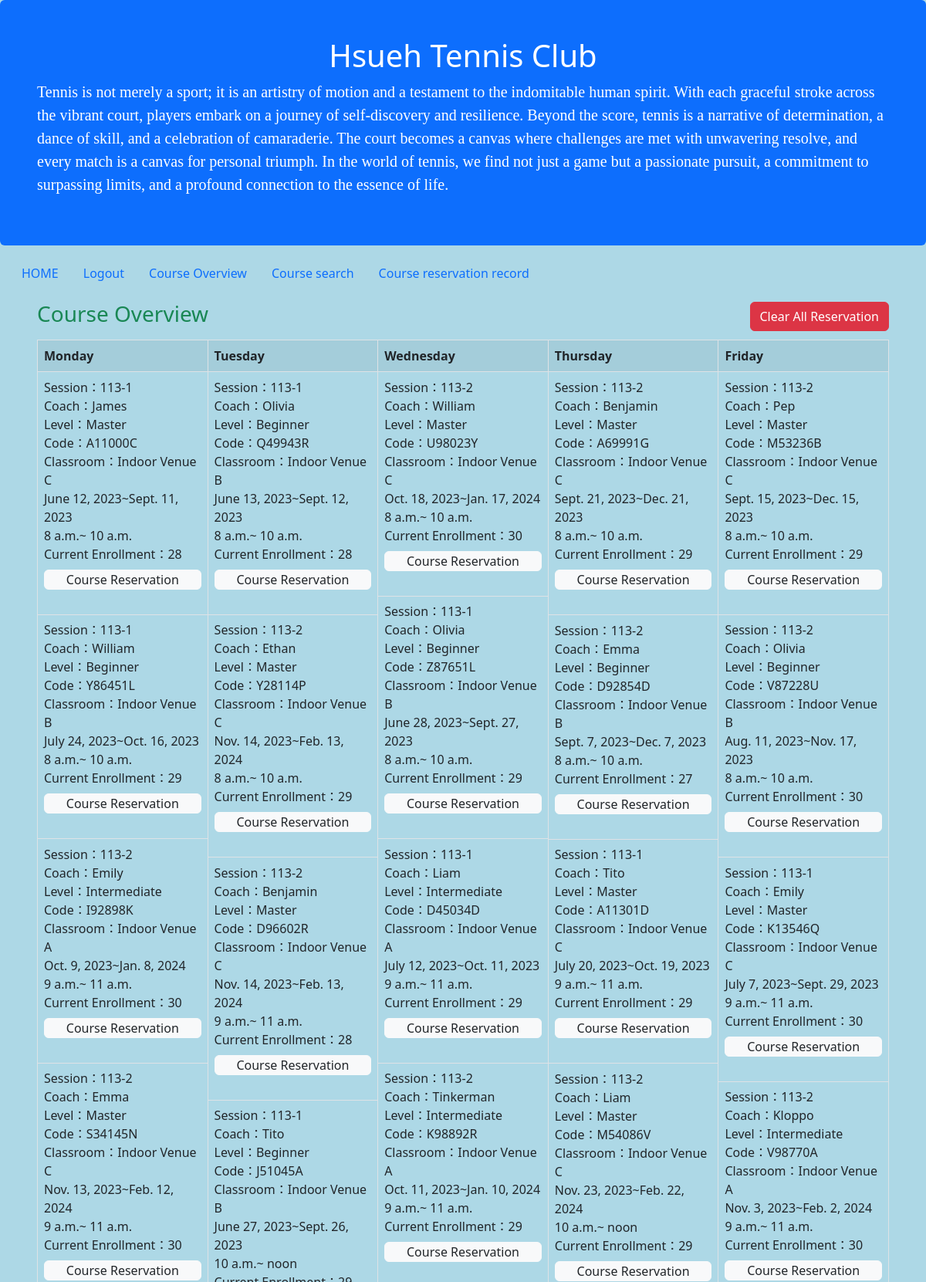
Page /Course_reservation/ (upper part) on the committed database.
### Course_reservation/models.py (models this page shows, shortened)
class Course_reservation(models.Model):
    Period = models.CharField(max_length=255,null=True,help_text="期別")
    Course_code = models.CharField(max_length=255,null=True,help_text="課程代碼")
    Time_start = models.DateField(null=True,help_text="開始日期")
    Time_end = models.DateField(null=True,help_text="結束日期")
    week_choices = [
        ('Monday', 'Monday'),
        ('Tuesday', 'Tuesday'),
        ('Wednesday', 'Wednesday'),
        ('Thursday', 'Thursday'),
        ('Friday', 'Friday'),
    ]
    week=models.CharField(max_length=10, choices=week_choices, default='')
    class_time_start=models.TimeField(null=True)
    class_time_end=models.TimeField(null=True)
    Classroom = models.CharField(max_length=255,null=True,help_text="教室")
    Category_choices = [
        ('Beginner', 'Beginner'),
        ('Intermediate', 'Intermediate'),
        ('Master', 'Master'),
    ]
    Category = models.CharField(max_length=255,choices=Category_choices,null=True,help_text="課程等級")
    Coach_name = models.CharField(max_length=255,null=True,help_text="教練名子")
    Full_number_applicants = models.IntegerField(default=26,null=True,help_text="總共可報名的人數")
    Current_number_applicants = models.IntegerField(default=0,null=True,help_text="目前報名人數")
    Class_status_choices = [
        ('Registration Open', 'Registration Open'),#報名中
        (' Registration Closed', ' Registration Closed'),#報名已滿
        ('Cancelled ', 'Cancelled '),#停開
        ('On-site Registration Only', 'On-site Registration Only'),#僅現場報名
    ]
    Class_status = models.CharField(max_length=255,choices=Class_status_choices,null=True,help_text="班級狀態，報名中、報名已滿、停開、僅現場報名")

### Course_reservation/views.py (the view)
# urls.py: path('', views.index, name='index'),
def index(request):
    master = master_html(request)
    if (request.user.username[:4] == "v2-1"):
        template = loader.get_template('Course_reservation_v2_1.html')
    elif (request.user.username[:4] == "v2-2"):
        template = loader.get_template('Course_reservation_v2_2.html')
    elif (request.user.username[:4] == "v3-1"):
        template = loader.get_template('Course_reservation_v2_2.html')
    elif (request.user.username[:4] == "v8-2"):
        template = loader.get_template('Course_reservation_v8_2.html')
    elif (request.user.username[:4] == "v9-1"):
        template = loader.get_template('Course_reservation_v2_1.html')
    elif (request.user.username[:4] == "v9-2"):
        template = loader.get_template('Course_reservation_v2_1.html')
    else:
        template = loader.get_template('Course_reservation_v2_2.html')
    Course_reservation_list = Course_reservation.objects.all()
    Period_list = Course_reservation.objects.values_list('Period', flat=True).distinct()
    Course_code_list = Course_reservation.objects.values_list('Course_code', flat=True).distinct()
    Category_list = Course_reservation.objects.values_list('Category', flat=True).distinct()
    course_reservation_Filter = Course_reservation_Filter(queryset=Course_reservation_list)
    if request.method == "POST":
        course_reservation_Filter = Course_reservation_Filter(request.POST, queryset=Course_reservation_list)
    context = {
        'Course_reservation_list': Course_reservation_list,
        'course_reservation_Filter': course_reservation_Filter,
        'Period_list': Period_list,
        'Course_code_list': Course_code_list,
        'Category_list': Category_list,
        'master': master
    }
    return HttpResponse(template.render(context, request))

### Course_reservation/templates/Course_reservation_v2_2.html (shortened to what this page needs)
{% extends master %}
{% load my_custom_filters %}
{% block content %}
<div class="container-fluid p-5 pt-3">
        <h3 class="text-success mb-3">Course Overview
            <form method="POST" action="{% url 'Course_Clear_check' %}" style="float: right;">
                <button type="submit" class="btn btn-danger ">Clear All Reservation</button>
            </form>
        </h3>
    <table class="table table-striped table-bordered">
        <tr>
            <th> Monday</th>
            <th> Tuesday</th>
            <th> Wednesday</th>
            <th> Thursday</th>
            <th> Friday</th>
        </tr>
        <tr>
            <td width="20%" class="p-0">
                <table class="table">
                    {% for Course_reservation in Course_reservation_list|dictsort:"class_time_start" %}
                    <tr>
                        <form name='my form' action='Course_content/' method='GET'>
                            {% if Course_reservation.week == "Monday" %}
                            <td>
                                Session：{{ Course_reservation.Period }}<br>
                                Coach：{{ Course_reservation.Coach_name }}<br>
                                Level：{{ Course_reservation.Category }} <br>
                                Code：{{ Course_reservation.Course_code }} <br>
                                Classroom：{{ Course_reservation.Classroom }} <br>
                                {{ Course_reservation.Time_start }}~{{ Course_reservation.Time_end }}<br>
                                {{ Course_reservation.class_time_start }}~
                                {{ Course_reservation.class_time_end }}
                                <br>
                                Current Enrollment：{{ Course_reservation.Current_number_applicants }} <br>
                                <a id="{{ Course_reservation.Course_code }}_Course_Reservation"class="mt-2 nav-link btn btn-light"
                                    href="Course_content?code={{ Course_reservation.Course_code }}">Course Reservation</a>
                                <br>
                            </td>
                            {% endif %}
                        </form>
                    </tr>
                    {% endfor %}
                </table>
            </td>
            <td width="20%" class="p-0">
                <table class="table">
                    {% for Course_reservation in Course_reservation_list|dictsort:"class_time_start"  %}
                        <tr>
                            {% if Course_reservation.week == "Tuesday" %}
                            <td>
                                Session：{{ Course_reservation.Period }}<br>
                                Coach：{{ Course_reservation.Coach_name }}<br>
                                Level：{{ Course_reservation.Category }} <br>
                                Code：{{ Course_reservation.Course_code }} <br>
                                Classroom：{{ Course_reservation.Classroom }} <br>
                                {{ Course_reservation.Time_start }}~{{ Course_reservation.Time_end }}<br>
                                {{ Course_reservation.class_time_start }}~
                                {{ Course_reservation.class_time_end }}
                                <br>
                                Current Enrollment：{{ Course_reservation.Current_number_applicants }} <br>
                                <a id="{{ Course_reservation.Course_code }}_Course_Reservation" class="mt-2 nav-link btn btn-light"
                                    href="Course_content?code={{ Course_reservation.Course_code }}">Course Reservation</a>
                                <br>
                            </td>
                            {% endif %}
                        </tr>
                    {% endfor %}
                </table>
            </td>
            <td width="20%" class="p-0">
                <table class="table">
                    {% for Course_reservation in Course_reservation_list|dictsort:"class_time_start"  %}
                        <tr>
                            {% if Course_reservation.week == "Wednesday" %}
                            <td>
                                Session：{{ Course_reservation.Period }}<br>
                                Coach：{{ Course_reservation.Coach_name }}<br>
                                Level：{{ Course_reservation.Category }} <br>
                                Code：{{ Course_reservation.Course_code }} <br>
                                Classroom：{{ Course_reservation.Classroom }} <br>
                                {{ Course_reservation.Time_start }}~{{ Course_reservation.Time_end }}<br>
                                {{ Course_reservation.class_time_start }}~
                                {{ Course_reservation.class_time_end }}
                                <br>
                                Current Enrollment：{{ Course_reservation.Current_number_applicants }}
                                <br>
                                <a id="{{ Course_reservation.Course_code }}_Course_Reservation" class="mt-2 nav-link btn btn-light"
                                    href="Course_content?code={{ Course_reservation.Course_code }}">Course Reservation</a>
                                <br>
                            </td>
                            {% endif %}
                        </tr>
                    {% endfor %}
                </table>
            </td>
            <td width="20%" class="p-0">
                <table class="table">
                    {% for Course_reservation in Course_reservation_list|dictsort:"class_time_start"  %}
                        <tr>
                            {% if Course_reservation.week == "Thursday" %}
                            <td>
                                Session：{{ Course_reservation.Period }}<br>
                                Coach：{{ Course_reservation.Coach_name }}<br>
                                Level：{{ Course_reservation.Category }}
                                <br>
                                Code：{{ Course_reservation.Course_code }}
                                <br>
                                Classroom：{{ Course_reservation.Classroom }}
                                <br>
                                {{ Course_reservation.Time_start }}~{{ Course_reservation.Time_end }}<br>
                                {{ Course_reservation.class_time_start }}~
                                {{ Course_reservation.class_time_end }}
                                <br>
                                Current Enrollment：{{ Course_reservation.Current_number_applicants }}
                                <br>
                                <a id="{{ Course_reservation.Course_code }}_Course_Reservation" class="mt-2 nav-link btn btn-light"
                                    href="Course_content?code={{ Course_reservation.Course_code }}">Course Reservation</a>
                                <br>
                            </td>
                            {% endif %}
                        </tr>
                    {% endfor %}
                </table>
            </td>
            <td width="20%" class="p-0">
                <table class="table">
                    {% for Course_reservation in Course_reservation_list|dictsort:"class_time_start" %}
                        <tr>
                            {% if Course_reservation.week == "Friday" %}
                            <td>
                                Session：{{ Course_reservation.Period }}<br>
                                Coach：{{ Course_reservation.Coach_name }}<br>
                                Level：{{ Course_reservation.Category }}
                                <br>
                                Code：{{ Course_reservation.Course_code }}
                                <br>
                                Classroom：{{ Course_reservation.Classroom }}
                                <br>
                                {{ Course_reservation.Time_start }}~{{ Course_reservation.Time_end }}<br>
                                {{ Course_reservation.class_time_start }}~
                                {{ Course_reservation.class_time_end }}
                                <br>
                                Current Enrollment：{{ Course_reservation.Current_number_applicants }}
                                <br>
                                <a id="{{ Course_reservation.Course_code }}_Course_Reservation" class="mt-2 nav-link btn btn-light"
                                    href="Course_content?code={{ Course_reservation.Course_code }}">Course Reservation</a>
                                <br>
                            </td>
                            {% endif %}
                        </tr>
                    {% endfor %}
                </table>
        </td>
        </tr>
    </table>
</div>
{% endblock %}

### static/css/club.css (style rules this page uses)
body { background-color: lightblue; }

### rows in the picture
Course_reservation: Period "113-1", Coach_name "James", Category "Master", Course_code "A11000C", Classroom "Indoor Venue C", Time_start "June 12, 2023", Time_end "Sept. 11, 2023", class_time_start "8 a.m.", class_time_end "10 a.m.", Current_number_applicants "28"
Course_reservation: Period "113-1", Coach_name "William", Category "Beginner", Course_code "Y86451L", Classroom "Indoor Venue B", Time_start "July 24, 2023", Time_end "Oct. 16, 2023", class_time_start "8 a.m.", class_time_end "10 a.m.", Current_number_applicants "29"
Course_reservation: Period "113-2", Coach_name "Emily", Category "Intermediate", Course_code "I92898K", Classroom "Indoor Venue A", Time_start "Oct. 9, 2023", Time_end "Jan. 8, 2024", class_time_start "9 a.m.", class_time_end "11 a.m.", Current_number_applicants "30"
Course_reservation: Period "113-2", Coach_name "Emma", Category "Master", Course_code "S34145N", Classroom "Indoor Venue C", Time_start "Nov. 13, 2023", Time_end "Feb. 12, 2024", class_time_start "9 a.m.", class_time_end "11 a.m.", Current_number_applicants "30"
Course_reservation: Period "113-1", Coach_name "Olivia", Category "Beginner", Course_code "Q49943R", Classroom "Indoor Venue B", Time_start "June 13, 2023", Time_end "Sept. 12, 2023", class_time_start "8 a.m.", class_time_end "10 a.m.", Current_number_applicants "28"
Course_reservation: Period "113-2", Coach_name "Ethan", Category "Master", Course_code "Y28114P", Classroom "Indoor Venue C", Time_start "Nov. 14, 2023", Time_end "Feb. 13, 2024", class_time_start "8 a.m.", class_time_end "10 a.m.", Current_number_applicants "29"
Course_reservation: Period "113-2", Coach_name "Benjamin", Category "Master", Course_code "D96602R", Classroom "Indoor Venue C", Time_start "Nov. 14, 2023", Time_end "Feb. 13, 2024", class_time_start "9 a.m.", class_time_end "11 a.m.", Current_number_applicants "28"
Course_reservation: Period "113-1", Coach_name "Tito", Category "Beginner", Course_code "J51045A", Classroom "Indoor Venue B", Time_start "June 27, 2023", Time_end "Sept. 26, 2023", class_time_start "10 a.m.", class_time_end "noon"
Course_reservation: Period "113-2", Coach_name "William", Category "Master", Course_code "U98023Y", Classroom "Indoor Venue C", Time_start "Oct. 18, 2023", Time_end "Jan. 17, 2024", class_time_start "8 a.m.", class_time_end "10 a.m.", Current_number_applicants "30"
Course_reservation: Period "113-1", Coach_name "Olivia", Category "Beginner", Course_code "Z87651L", Classroom "Indoor Venue B", Time_start "June 28, 2023", Time_end "Sept. 27, 2023", class_time_start "8 a.m.", class_time_end "10 a.m.", Current_number_applicants "29"
Course_reservation: Period "113-1", Coach_name "Liam", Category "Intermediate", Course_code "D45034D", Classroom "Indoor Venue A", Time_start "July 12, 2023", Time_end "Oct. 11, 2023", class_time_start "9 a.m.", class_time_end "11 a.m.", Current_number_applicants "29"
Course_reservation: Period "113-2", Coach_name "Tinkerman", Category "Intermediate", Course_code "K98892R", Classroom "Indoor Venue A", Time_start "Oct. 11, 2023", Time_end "Jan. 10, 2024", class_time_start "9 a.m.", class_time_end "11 a.m.", Current_number_applicants "29"
Course_reservation: Period "113-2", Coach_name "Benjamin", Category "Master", Course_code "A69991G", Classroom "Indoor Venue C", Time_start "Sept. 21, 2023", Time_end "Dec. 21, 2023", class_time_start "8 a.m.", class_time_end "10 a.m.", Current_number_applicants "29"
Course_reservation: Period "113-2", Coach_name "Emma", Category "Beginner", Course_code "D92854D", Classroom "Indoor Venue B", Time_start "Sept. 7, 2023", Time_end "Dec. 7, 2023", class_time_start "8 a.m.", class_time_end "10 a.m.", Current_number_applicants "27"
Course_reservation: Period "113-1", Coach_name "Tito", Category "Master", Course_code "A11301D", Classroom "Indoor Venue C", Time_start "July 20, 2023", Time_end "Oct. 19, 2023", class_time_start "9 a.m.", class_time_end "11 a.m.", Current_number_applicants "29"
Course_reservation: Period "113-2", Coach_name "Liam", Category "Master", Course_code "M54086V", Classroom "Indoor Venue C", Time_start "Nov. 23, 2023", Time_end "Feb. 22, 2024", class_time_start "10 a.m.", class_time_end "noon", Current_number_applicants "29"
Course_reservation: Period "113-2", Coach_name "Pep", Category "Master", Course_code "M53236B", Classroom "Indoor Venue C", Time_start "Sept. 15, 2023", Time_end "Dec. 15, 2023", class_time_start "8 a.m.", class_time_end "10 a.m.", Current_number_applicants "29"
Course_reservation: Period "113-2", Coach_name "Olivia", Category "Beginner", Course_code "V87228U", Classroom "Indoor Venue B", Time_start "Aug. 11, 2023", Time_end "Nov. 17, 2023", class_time_start "8 a.m.", class_time_end "10 a.m.", Current_number_applicants "30"
Course_reservation: Period "113-1", Coach_name "Emily", Category "Master", Course_code "K13546Q", Classroom "Indoor Venue C", Time_start "July 7, 2023", Time_end "Sept. 29, 2023", class_time_start "9 a.m.", class_time_end "11 a.m.", Current_number_applicants "30"
Course_reservation: Period "113-2", Coach_name "Kloppo", Category "Intermediate", Course_code "V98770A", Classroom "Indoor Venue A", Time_start "Nov. 3, 2023", Time_end "Feb. 2, 2024", class_time_start "9 a.m.", class_time_end "11 a.m.", Current_number_applicants "30"
